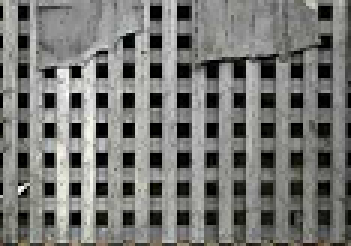
%> input picture Doctoral mission/image/0.bmp, 117 x 82 px (shown 3 times larger)
$ octave second_gradient_process.m   (GNU Octave 9; MATLAB toolbox functions it lacks are replaced by stand-ins)
%> lines starting %> are read from the running program, lines starting %| are printed output that depends on the picture
### Doctoral mission/Gradient_calculation.m
function [out_row,out_colum,out_final]=Gradient_calculation(input)
[w,h]=size(input);
gradient_row=zeros(w,h);
gradient_column=zeros(w,h);
gradient_final=zeros(w,h);
for i=1:w-1
    for j=1:h-1
        gradient_row(i,j)=input(i,j+1)-input(i,j);
        gradient_column(i,j)=input(i+1,j)-input(i,j);
        if(abs(gradient_row(i,j))>= abs(gradient_column(i,j)))
            gradient_final(i,j)=abs(gradient_row(i,j));
        else
            gradient_final(i,j)=abs(gradient_column(i,j));
        end
    end
end
out_row=gradient_row;
out_colum=gradient_column;
out_final=gradient_final;

### Doctoral mission/range_point.m
function out=range_point(input)
[m,n]=size(input);
[ma,I]=max(input);
sum_value=sum(input);
sum1=ma;
i=I;
j=I;
lable1=0;
%% you cuo wu,xu gaijin
% [5 lines of commented-out code are left out]
while(sum1<0.5*sum_value&i>=0&&j<=n)
   if(i~=0&&j~=n)
    i=i-1;
    j=j+1;
   end
    if(i>0&&j<n)
        sum1=sum1+input(1,i)+input(1,j);
    end
    if(i==0&&j<n)
        sum1=sum1+input(1,j);
         j=j+1;
         lable1=1;
    end
    if(j==n&&i>0)
         sum1=sum1+input(1,i);
         i=i-1;
    end
end
% [8 lines of commented-out code are left out]
if(i==0)  %%Coordinates start at 1 no 0
    i=1;
end
% if(lable1==1)
%     j=j-1;
% end
out(1,:)=[i,j];
while(i-1>0&&input(1,i)>input(1,i-1)&&input(1,i-1)>0)
    i=i-1;
end
while(j<n&&input(1,j)>input(1,j+1)&&input(1,j+1)>=0)
    j=j+1;
end
out(2,:)=[i,j];
ms=1;
ns=n;
while(ms<n&&input(1,ms)==0)
    ms=ms+1;
end
while(ns>0&&input(1,ns)==0)
    ns=ns-1;
end
out(3,:)=[ms,ns];

### Doctoral mission/gradient_texture.m
function block_texture=gradient_texture(input_gradient,block_gradient_sum,point,block_size)
[M,N]=size(block_gradient_sum);
left_point=point(2,1);
right_point=point(2,2);
block=rand(M,N);
c1=0;
%% The value in the interval, set to 0, on the contrary, set to 1
for i=1:M
    for j=1:N
         if(block_gradient_sum(i,j)>=left_point&&block_gradient_sum(i,j)<=right_point)
            c1=c1+1;
            block_gradient_sum(i,j)=0;
         else
              block_gradient_sum(i,j)=1;
        end
    end
end
for i=1:M
    for j=1:N
        block(i,j)=block_gradient_sum(i,j);
    end
end
%%
[ro_1,co_1]=size(input_gradient);
temp_texture_label=ones(ro_1,co_1);
[W,H]=size(block);
for i=1:W
    for j=1:H
        if(block(i,j)==0)
            for m=1:block_size
                for n=1:block_size
                    temp_texture_label(block_size*(i-1)+m,block_size*(j-1)+n)=0;
                end
            end
         end
    end
end
block_texture=temp_texture_label(1:ro_1,1:co_1);

### Doctoral mission/shadow.m
function out=shadow(input,value)
% [4 lines of commented-out code are left out]
hold on;
%%
a=input<value;% nature image
% a=input>value;% structure image
%%
[m n]=find(a);
for ii=1:length(m)
%     x=n(ii)+[-1 0 0 -1];
%     y=m(ii)+[-1 -1 0 0];
x=n(ii)+[0 0 1 1];
y=m(ii)+[0 1 1 0];
    patch(x,y,'b','edgecolor','none','facealpha',0.4);
end
hold off;
% axis equal;     %axis square/将当前坐标系图形设置为方形。横轴及纵轴比例是1：1
                  %axis equal/将横轴纵轴的定标系数设成相同值
out=1;

### Doctoral mission/sum2.m
function y=sum2(x)
y=sum(sum(x));

### Doctoral mission/second_gradient_process.m
addpath(genpath(pwd));
[FileName, FilePath]=uigetfile('*.jpg;*.png;*.tif;*.img;*.bmp;*.gif;','请选择图像数据');
%> the answer given: image/0.bmp
str=[FilePath FileName];
img_gradient=imread(str);
%> img_gradient is the input picture: size 82x117x3 uint8; mean R, G, B 118.7, 119.1, 115.8
[out_row_gray,out_colum_gray,out_final_gray]=Gradient_calculation(img_gradient);
%> after the loop in Gradient_calculation, `for i=1:w-1`:
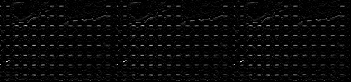
%> gradient_column: size 82x351 double; min 0, max 225, mean 8.7
%> after the loop in Gradient_calculation, `for i=1:w-1`:
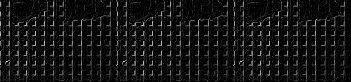
%> gradient_final: size 82x351 double; min 0, max 225, mean 19.8
%> after the loop in Gradient_calculation, `for i=1:w-1`:
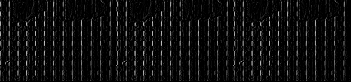
%> gradient_row: size 82x351 double; min 0, max 197, mean 14.3
second_gradient_img=uint8(out_final_gray);

% compared the width and length of the image to obtain the smaller
% dimension,represented by min_value. We then set the edge lengths of
% patches to 2%×lp, 4%×lp, ..., 10%×lp, and 12%×lp, respectively.
[length_img,width_img]=size(second_gradient_img);
%> length_img = 82; width_img = 351
min_value=min(length_img,width_img);
%> min_value = 82
patch_size=ceil(min_value*0.02);
%> patch_size = 2

second_gradient_img(find(second_gradient_img<50))=0;%Modify the threshold to get a different gradient map
figure
imshow(second_gradient_img);
set(gcf,'color','w');
title('Gradient image');
img_rgb=imread('0.bmp');
%%
temp_second_gradient_img=second_gradient_img;
temp_second_gradient_img(find(temp_second_gradient_img>0))=1;
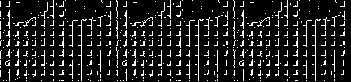
%> temp_second_gradient_img: size 82x351 uint8; values 0 (black) and 1 (white), 11.9% white in thin lines or dots
figure
imshow(double(temp_second_gradient_img));
title('Binary gradient graph');
statistic_data_gradient=blkproc(temp_second_gradient_img,[patch_size patch_size], 'sum2');%Select the appropriate batch size
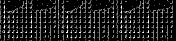
%> statistic_data_gradient: size 41x176 double; min 0, max 4, mean 0.476; drawn with min black and max white
max_gradient_value=max(max(statistic_data_gradient));% find the max number
%> max_gradient_value = 4
[x,y]=find(max_gradient_value==max(max(max_gradient_value))); % find the location of the max number
%> x = 1; y = 1
same_sum_gradient_num=zeros(1,max_gradient_value);%statistics the same distance
for i_1=1:max_gradient_value
same_sum_gradient_num(1,i_1)=length(find(statistic_data_gradient==i_1));
end
%> this loop made 4 passes
%> after the loop, same_sum_gradient_num = [642 1001 154 82]
figure
plot(same_sum_gradient_num);
title('Statistic figure of batch gradient');
set(gcf,'color','w');
%% show the texture by the batch statistic
out_range=range_point(same_sum_gradient_num);
%> in range_point, `[m,n]=size(input);`: m = 1; n = 4
%> in range_point, `[ma,I]=max(input);`: ma = 1001; I = 2
%> in range_point, `sum_value=sum(input);`: sum_value = 1879
%> in range_point, `sum1=ma;`: sum1 = 1001
%> in range_point, `i=I;`: i = 2
%> after the loop in range_point, `while(sum1<0.5*sum_value&i>=0&&j<=n)`: lable1 = 0
%> the loop in range_point, `while(i-1>0&&input(1,i)>input(1,i-1)&&input(1,i-1)>0)` made 1 pass
%> i on pass 1: 1
%> the loop in range_point, `while(j<n&&input(1,j)>input(1,j+1)&&input(1,j+1)>=0)` made 2 passes
%> j on passes 1 to 2: 3, 4
%> in range_point, `ns=n;`: ns = 4
%> after the loop in range_point, `while(ms<n&&input(1,ms)==0)`: ms = 1
%> out_range = [2 2; 1 4; 1 4]
% The number of batch size must be the same size as the above-mentioned processing
block_texture=gradient_texture(second_gradient_img,statistic_data_gradient,out_range,patch_size);
%> in gradient_texture, `left_point=point(2,1);`: left_point = 1
%> in gradient_texture, `right_point=point(2,2);`: right_point = 4
%> after the loop in gradient_texture, `for i=1:M`:
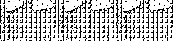
%> block_gradient_sum: size 41x176 double; values 0 (black) and 1 (white), 74% white; black in thin lines or dots
%> after the loop in gradient_texture, `for i=1:M`: c1 = 1879
%> after the loop in gradient_texture, `for i=1:W`:
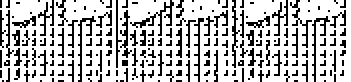
%> temp_texture_label: size 82x351 double; values 0 (black) and 1 (white), 73.9% white; black in thin lines or dots
figure
imshow(img_rgb);
hold on
out=shadow(block_texture,1);
%> in shadow, `a=input<value;`: a: size 82x351 logical; 26.1% white in thin lines or dots
%> in shadow, `[m n]=find(a);`: m = 7516 values from 1 to 82; n = 7516 values from 1 to 346
%> (the run ends here)
